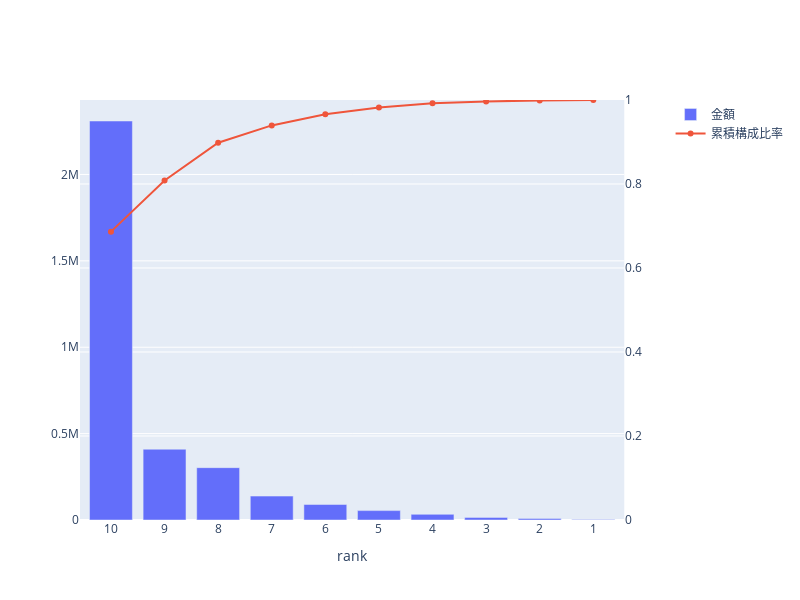

The notebook cell this image was saved under:
### Code cell
# デシル分析の各ランクの閾値とモニタ別のランクの計算
df_decile = (
    df.group_by('モニタ').agg(pl.col('金額').sum())
    .select(
        pl.col('金額'),
        pl.col('金額').qcut(
            np.linspace(0, 1, 11)[1:],
            labels=[str(i) for i in np.arange(1,12)]
        ).alias('rank')
    )
    .group_by('rank').agg(pl.col('金額').sum(), pl.col('金額').min().alias('閾値'))
    .sort(by='閾値', descending=True)
    .with_columns(pl.col('金額').cum_sum().alias('累積金額'))
    .with_columns((pl.col('累積金額')/pl.col('金額').sum()).alias('累積構成比率'))
)
display(df_decile)

# plot
fig = make_subplots(specs=[[{"secondary_y": True}]])
fig.add_trace(
    go.Bar(x=df_decile['rank'], y=df_decile['金額'], name='金額'),
    secondary_y=False
)
fig.add_trace(
    go.Scatter(x=df_decile['rank'], y=df_decile['累積構成比率'], name='累積構成比率'),
    secondary_y=True
)
fig.update_xaxes(title_text='rank')
fig.update_yaxes(range=[0, 1], secondary_y=True)
fig.update_layout(width=800, height=600)
fig.show()

### Figure 1 — Plotly figure (JSON) as saved in the notebook; plotly's stock layout.template omitted (floating-point values rounded to 4 significant figures)
{"data": [{"name": "金額", "type": "bar", "x": ["10", "9", "8", "7", "6", "5", "4", "3", "2", "1"], "xaxis": "x", "y": [2309497, 409666, 302953, 138430, 89835, 54395, 32745, 15105, 8250, 3106], "yaxis": "y"}, {"name": "累積構成比率", "type": "scatter", "x": ["10", "9", "8", "7", "6", "5", "4", "3", "2", "1"], "xaxis": "x", "y": [0.6865, 0.8083, 0.8984, 0.9395, 0.9662, 0.9824, 0.9921, 0.9966, 0.9991, 1], "yaxis": "y2"}], "layout": {"height": 600, "width": 800, "xaxis": {"anchor": "y", "domain": [0, 0.94], "title": {"text": "rank"}}, "yaxis": {"anchor": "x", "domain": [0, 1]}, "yaxis2": {"anchor": "x", "overlaying": "y", "range": [0, 1], "side": "right"}}}
